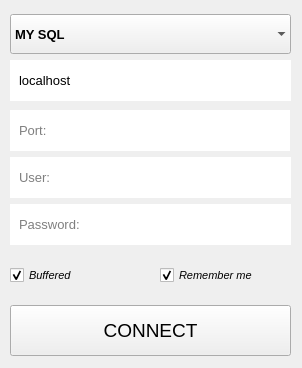
<?xml version="1.0" encoding="UTF-8"?>
<ui version="4.0">
 <class>Connector</class>
 <widget class="QMainWindow" name="Connector">
  <property name="windowModality">
   <enum>Qt::ApplicationModal</enum>
  </property>
  <property name="geometry">
   <rect>
    <x>0</x>
    <y>0</y>
    <width>302</width>
    <height>368</height>
   </rect>
  </property>
  <property name="minimumSize">
   <size>
    <width>302</width>
    <height>368</height>
   </size>
  </property>
  <property name="maximumSize">
   <size>
    <width>302</width>
    <height>368</height>
   </size>
  </property>
  <property name="font">
   <font>
    <weight>50</weight>
    <bold>false</bold>
   </font>
  </property>
  <property name="windowTitle">
   <string>SQL Connector</string>
  </property>
  <property name="styleSheet">
   <string notr="true"/>
  </property>
  <property name="iconSize">
   <size>
    <width>32</width>
    <height>32</height>
   </size>
  </property>
  <property name="dockNestingEnabled">
   <bool>false</bool>
  </property>
  <property name="dockOptions">
   <set>QMainWindow::AllowTabbedDocks|QMainWindow::AnimatedDocks|QMainWindow::VerticalTabs</set>
  </property>
  <widget class="QWidget" name="centralwidget">
   <property name="sizePolicy">
    <sizepolicy hsizetype="Preferred" vsizetype="Preferred">
     <horstretch>0</horstretch>
     <verstretch>0</verstretch>
    </sizepolicy>
   </property>
   <widget class="QComboBox" name="dbType">
    <property name="geometry">
     <rect>
      <x>10</x>
      <y>14</y>
      <width>281</width>
      <height>40</height>
     </rect>
    </property>
    <property name="sizePolicy">
     <sizepolicy hsizetype="Expanding" vsizetype="Fixed">
      <horstretch>0</horstretch>
      <verstretch>0</verstretch>
     </sizepolicy>
    </property>
    <property name="minimumSize">
     <size>
      <width>101</width>
      <height>40</height>
     </size>
    </property>
    <property name="font">
     <font>
      <family>Arial</family>
      <pointsize>10</pointsize>
      <weight>75</weight>
      <bold>true</bold>
     </font>
    </property>
    <property name="cursor">
     <cursorShape>PointingHandCursor</cursorShape>
    </property>
    <property name="contextMenuPolicy">
     <enum>Qt::CustomContextMenu</enum>
    </property>
    <property name="autoFillBackground">
     <bool>false</bool>
    </property>
    <property name="editable">
     <bool>false</bool>
    </property>
    <property name="maxCount">
     <number>3</number>
    </property>
    <property name="iconSize">
     <size>
      <width>32</width>
      <height>32</height>
     </size>
    </property>
    <property name="frame">
     <bool>false</bool>
    </property>
    <item>
     <property name="text">
      <string>MY SQL</string>
     </property>
    </item>
    <item>
     <property name="text">
      <string>Microsoft Server</string>
     </property>
    </item>
    <item>
     <property name="text">
      <string>Postgre SQL </string>
     </property>
    </item>
   </widget>
   <widget class="QCheckBox" name="remember">
    <property name="enabled">
     <bool>true</bool>
    </property>
    <property name="geometry">
     <rect>
      <x>160</x>
      <y>255</y>
      <width>130</width>
      <height>40</height>
     </rect>
    </property>
    <property name="maximumSize">
     <size>
      <width>130</width>
      <height>40</height>
     </size>
    </property>
    <property name="font">
     <font>
      <family>Arial</family>
      <pointsize>8</pointsize>
      <weight>50</weight>
      <italic>true</italic>
      <bold>false</bold>
     </font>
    </property>
    <property name="cursor">
     <cursorShape>PointingHandCursor</cursorShape>
    </property>
    <property name="toolTip">
     <string>&lt;html&gt;&lt;head/&gt;&lt;body&gt;&lt;p&gt;Trusted Connection&lt;/p&gt;&lt;/body&gt;&lt;/html&gt;</string>
    </property>
    <property name="autoFillBackground">
     <bool>true</bool>
    </property>
    <property name="text">
     <string>Remember me</string>
    </property>
    <property name="iconSize">
     <size>
      <width>32</width>
      <height>32</height>
     </size>
    </property>
    <property name="checkable">
     <bool>true</bool>
    </property>
    <property name="checked">
     <bool>true</bool>
    </property>
    <property name="autoRepeat">
     <bool>false</bool>
    </property>
    <property name="autoExclusive">
     <bool>false</bool>
    </property>
    <property name="tristate">
     <bool>false</bool>
    </property>
   </widget>
   <widget class="QLineEdit" name="pass_in">
    <property name="geometry">
     <rect>
      <x>10</x>
      <y>204</y>
      <width>281</width>
      <height>41</height>
     </rect>
    </property>
    <property name="minimumSize">
     <size>
      <width>281</width>
      <height>41</height>
     </size>
    </property>
    <property name="font">
     <font>
      <family>Arial</family>
      <pointsize>10</pointsize>
      <weight>50</weight>
      <bold>false</bold>
     </font>
    </property>
    <property name="toolTip">
     <string>&lt;html&gt;&lt;head/&gt;&lt;body&gt;&lt;p&gt;Password&lt;/p&gt;&lt;/body&gt;&lt;/html&gt;</string>
    </property>
    <property name="styleSheet">
     <string notr="true">padding:7;</string>
    </property>
    <property name="text">
     <string/>
    </property>
    <property name="frame">
     <bool>false</bool>
    </property>
    <property name="echoMode">
     <enum>QLineEdit::Password</enum>
    </property>
    <property name="placeholderText">
     <string>Password:</string>
    </property>
    <property name="cursorMoveStyle">
     <enum>Qt::LogicalMoveStyle</enum>
    </property>
    <property name="clearButtonEnabled">
     <bool>false</bool>
    </property>
   </widget>
   <widget class="QPushButton" name="connect">
    <property name="geometry">
     <rect>
      <x>10</x>
      <y>305</y>
      <width>281</width>
      <height>51</height>
     </rect>
    </property>
    <property name="minimumSize">
     <size>
      <width>281</width>
      <height>51</height>
     </size>
    </property>
    <property name="maximumSize">
     <size>
      <width>281</width>
      <height>51</height>
     </size>
    </property>
    <property name="font">
     <font>
      <family>Arial</family>
      <pointsize>14</pointsize>
     </font>
    </property>
    <property name="styleSheet">
     <string notr="true"/>
    </property>
    <property name="text">
     <string>CONNECT</string>
    </property>
    <property name="autoDefault">
     <bool>false</bool>
    </property>
    <property name="default">
     <bool>false</bool>
    </property>
    <property name="flat">
     <bool>false</bool>
    </property>
   </widget>
   <widget class="QLineEdit" name="user_in">
    <property name="geometry">
     <rect>
      <x>10</x>
      <y>157</y>
      <width>281</width>
      <height>41</height>
     </rect>
    </property>
    <property name="minimumSize">
     <size>
      <width>281</width>
      <height>41</height>
     </size>
    </property>
    <property name="font">
     <font>
      <family>Arial</family>
      <pointsize>10</pointsize>
      <weight>50</weight>
      <bold>false</bold>
     </font>
    </property>
    <property name="toolTip">
     <string>&lt;html&gt;&lt;head/&gt;&lt;body&gt;&lt;p&gt;Username&lt;/p&gt;&lt;/body&gt;&lt;/html&gt;</string>
    </property>
    <property name="styleSheet">
     <string notr="true">padding:7;</string>
    </property>
    <property name="text">
     <string/>
    </property>
    <property name="frame">
     <bool>false</bool>
    </property>
    <property name="placeholderText">
     <string>User:</string>
    </property>
    <property name="clearButtonEnabled">
     <bool>false</bool>
    </property>
   </widget>
   <widget class="QCheckBox" name="buffered">
    <property name="enabled">
     <bool>true</bool>
    </property>
    <property name="geometry">
     <rect>
      <x>10</x>
      <y>255</y>
      <width>140</width>
      <height>40</height>
     </rect>
    </property>
    <property name="maximumSize">
     <size>
      <width>140</width>
      <height>40</height>
     </size>
    </property>
    <property name="font">
     <font>
      <family>Arial</family>
      <pointsize>8</pointsize>
      <weight>50</weight>
      <italic>true</italic>
      <bold>false</bold>
     </font>
    </property>
    <property name="cursor">
     <cursorShape>PointingHandCursor</cursorShape>
    </property>
    <property name="toolTip">
     <string>&lt;html&gt;&lt;head/&gt;&lt;body&gt;&lt;p&gt;Buffered Connection&lt;/p&gt;&lt;/body&gt;&lt;/html&gt;</string>
    </property>
    <property name="layoutDirection">
     <enum>Qt::LeftToRight</enum>
    </property>
    <property name="autoFillBackground">
     <bool>true</bool>
    </property>
    <property name="text">
     <string>Buffered</string>
    </property>
    <property name="iconSize">
     <size>
      <width>32</width>
      <height>32</height>
     </size>
    </property>
    <property name="checkable">
     <bool>true</bool>
    </property>
    <property name="checked">
     <bool>true</bool>
    </property>
    <property name="autoRepeat">
     <bool>false</bool>
    </property>
    <property name="autoExclusive">
     <bool>false</bool>
    </property>
    <property name="tristate">
     <bool>false</bool>
    </property>
   </widget>
   <widget class="QLineEdit" name="host_in">
    <property name="geometry">
     <rect>
      <x>10</x>
      <y>60</y>
      <width>281</width>
      <height>41</height>
     </rect>
    </property>
    <property name="minimumSize">
     <size>
      <width>131</width>
      <height>41</height>
     </size>
    </property>
    <property name="font">
     <font>
      <family>Arial</family>
      <pointsize>10</pointsize>
      <weight>50</weight>
      <bold>false</bold>
     </font>
    </property>
    <property name="toolTip">
     <string>&lt;html&gt;&lt;head/&gt;&lt;body&gt;&lt;p&gt;Server / IP&lt;/p&gt;&lt;/body&gt;&lt;/html&gt;</string>
    </property>
    <property name="styleSheet">
     <string notr="true">padding:7;</string>
    </property>
    <property name="text">
     <string>localhost</string>
    </property>
    <property name="frame">
     <bool>false</bool>
    </property>
    <property name="alignment">
     <set>Qt::AlignLeading|Qt::AlignLeft|Qt::AlignVCenter</set>
    </property>
    <property name="placeholderText">
     <string>Server/IP:</string>
    </property>
    <property name="clearButtonEnabled">
     <bool>false</bool>
    </property>
   </widget>
   <widget class="QLineEdit" name="port_in">
    <property name="geometry">
     <rect>
      <x>10</x>
      <y>110</y>
      <width>280</width>
      <height>41</height>
     </rect>
    </property>
    <property name="minimumSize">
     <size>
      <width>141</width>
      <height>41</height>
     </size>
    </property>
    <property name="font">
     <font>
      <family>Arial</family>
      <pointsize>10</pointsize>
      <weight>50</weight>
      <bold>false</bold>
     </font>
    </property>
    <property name="toolTip">
     <string>&lt;html&gt;&lt;head/&gt;&lt;body&gt;&lt;p&gt;Server PORT&lt;/p&gt;&lt;/body&gt;&lt;/html&gt;</string>
    </property>
    <property name="styleSheet">
     <string notr="true">padding:7;</string>
    </property>
    <property name="text">
     <string/>
    </property>
    <property name="frame">
     <bool>false</bool>
    </property>
    <property name="alignment">
     <set>Qt::AlignLeading|Qt::AlignLeft|Qt::AlignVCenter</set>
    </property>
    <property name="placeholderText">
     <string>Port:</string>
    </property>
    <property name="clearButtonEnabled">
     <bool>false</bool>
    </property>
   </widget>
  </widget>
 </widget>
 <tabstops>
  <tabstop>dbType</tabstop>
  <tabstop>host_in</tabstop>
  <tabstop>port_in</tabstop>
  <tabstop>user_in</tabstop>
  <tabstop>pass_in</tabstop>
  <tabstop>buffered</tabstop>
  <tabstop>remember</tabstop>
  <tabstop>connect</tabstop>
 </tabstops>
 <resources/>
 <connections/>
</ui>
